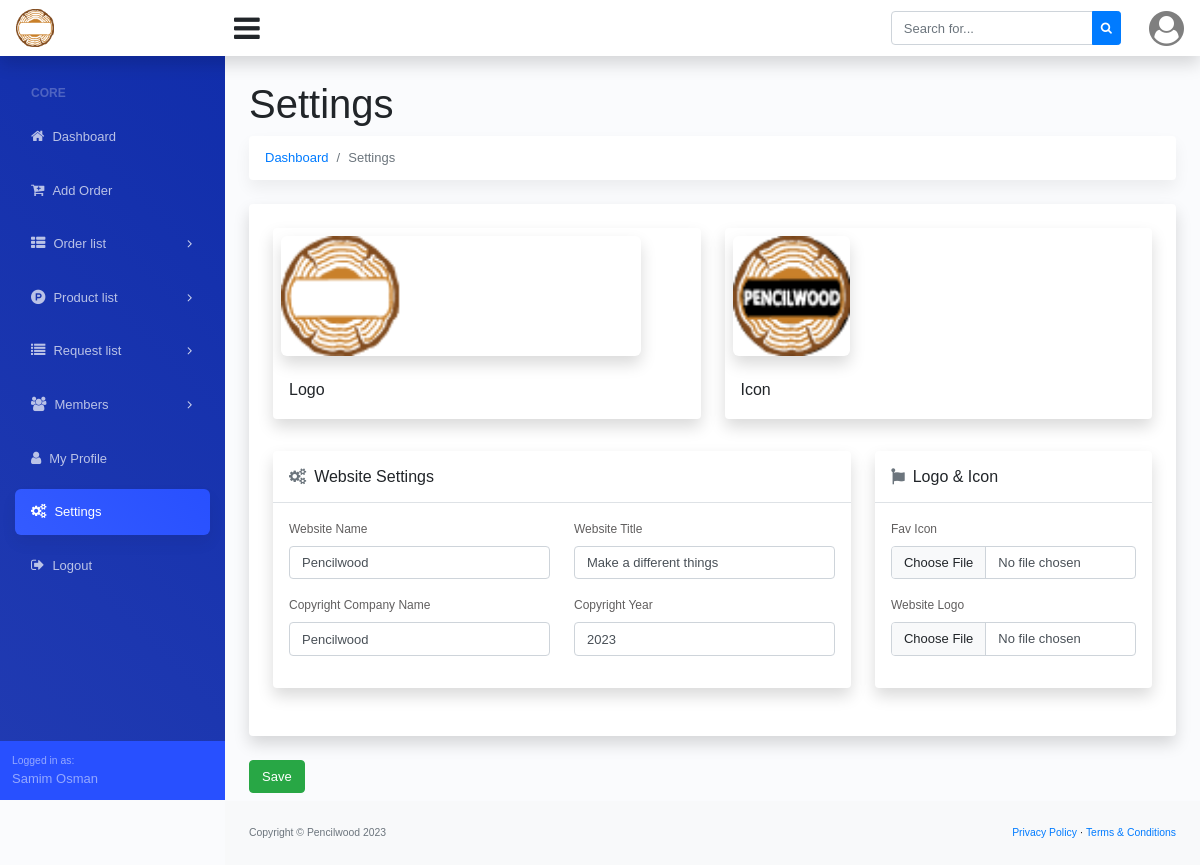
The app's page /settings/ (signed in), older data.
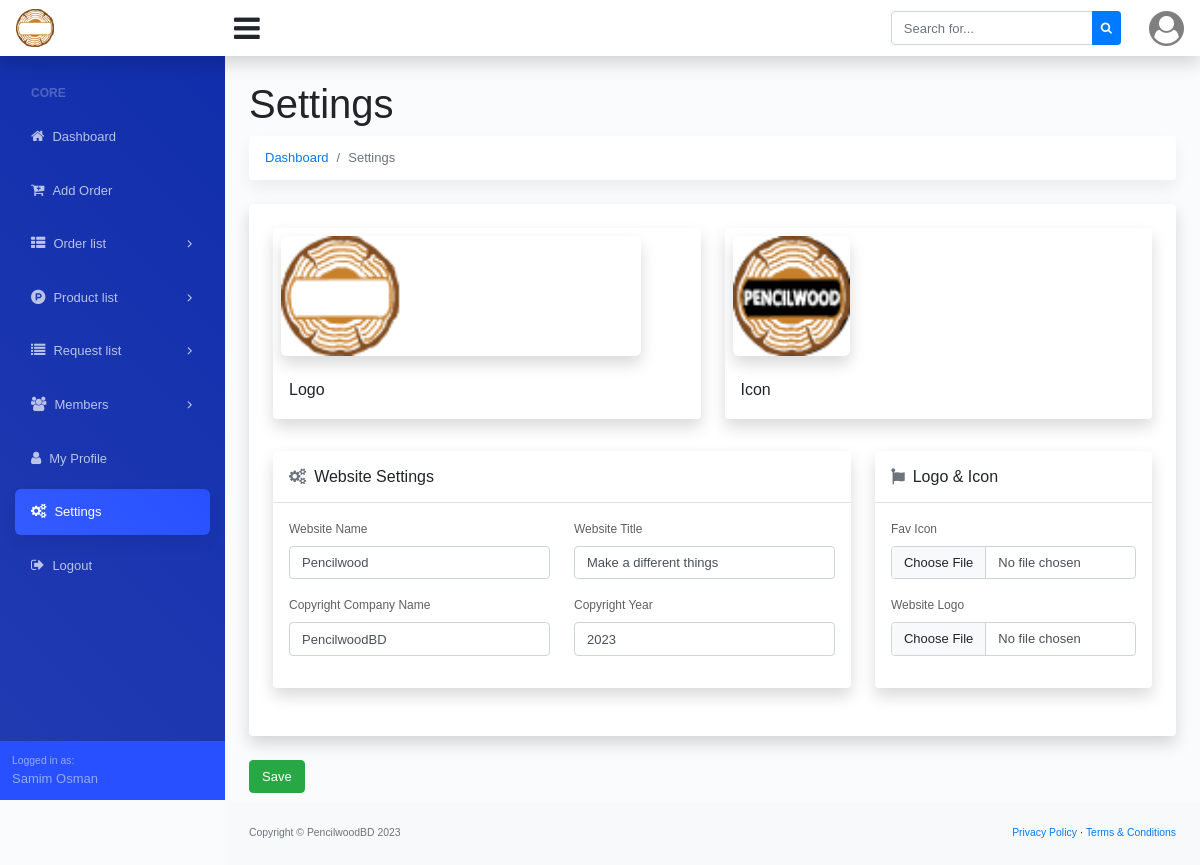
The same page, newer data.
### dashboard/models.py (models this page shows, shortened)
class Site_Settings(models.Model):
    fav_icon = models.ImageField(upload_to='logo/', blank=True, null=True)
    logo = models.ImageField(upload_to='logo/', blank=True, null=True)
    website_name = models.CharField(max_length=200, blank=True, null=True)
    website_title = models.CharField(max_length=1000, blank=True, null=True)
    copyright_company = models.CharField(max_length=200)
    copyright_year = models.CharField(max_length=4)

### account/models.py (models this page shows, shortened)
class Custom_User(AbstractUser):
    USER_TYPE = (
        ('Admin', 'Admin'),
        ('Staff', 'Staff'),
    )
    user_type = models.CharField(max_length=20, choices=USER_TYPE, blank=True, null=True)
    email = models.EmailField(("email address"), blank=True, unique=True)
    phone_number = models.CharField(max_length=14, blank=True, null=True)
    USERNAME_FIELD = "email"
    REQUIRED_FIELDS = ["username"]

### dashboard/views.py (the view)
# urls.py: path('settings/', settings, name='settings'),
@login_required
def settings(request):
    site_settings = Site_Settings.objects.all().first()
    if request.method == 'POST':
        form = WebsiteSettingsForm(request.POST, request.FILES, instance=site_settings)
        if form.is_valid():
            setting = form.save(commit=False)
            if 'logo' in request.FILES:
                if site_settings and site_settings.logo:
                    os.remove(site_settings.logo.path)
                setting.logo = request.FILES['logo']
            if 'fav_icon' in request.FILES:
                if site_settings and site_settings.fav_icon:
                    os.remove(site_settings.fav_icon.path)
                setting.fav_icon = request.FILES['fav_icon']
            setting.save()
            messages.success(request, 'Your profile was updated successfully!')
            return redirect(request.META['HTTP_REFERER'])
        else:
            messages.error(request, f'{form.errors}')
            return redirect(request.META['HTTP_REFERER'])
    else:
        form = WebsiteSettingsForm(instance=site_settings)
    return render(request, 'dashboard/settings.html', {'form': form})

### dashboard/context_processor.py (called while the page is built)
def website_settings(request):
    website_setting = Site_Settings.objects.all().first()
    return {'website_setting': website_setting}

### templates/dashboard/settings.html (shortened to what this page needs)
{% extends '../base.html' %}
{% block dashboard_body %}
<main>
   <div class="container-fluid">
      <h1 class="mt-4">Settings</h1>
      <ol class="breadcrumb mb-4">
         <li class="breadcrumb-item"><a href="{% url 'dashboard' %}">Dashboard</a></li>
         <li class="breadcrumb-item active">Settings</li>
      </ol>
      <form method="POST" enctype="multipart/form-data">
         <div class="row">
            <div class="col-xl-12">
               <div class="card mb-4 order-list">
                  <div class="gold-members p-4">
                     <div class="row">
                        <div class="col-md-6 col-sm-6 mb-4 pb-2">
                           <div class="list-card bg-white rounded overflow-hidden position-relative shadow-sm">
                              <div class="list-card-image p-2">
                                 <img src="{{website_setting.logo.url}}" class="img-fluid item-img" style="width: auto; height: 120px;">
                              </div>
                              <div class="p-3 position-relative">
                                 <div class="list-card-body">
                                    <h6 class="mb-1">
                                          Logo
                                    </h6>
                                 </div>
                              </div>
                           </div>
                        </div>
                        <div class="col-md-6 col-sm-6 mb-4 pb-2">
                           <div class="list-card bg-white rounded overflow-hidden position-relative shadow-sm">
                              <div class="list-card-image p-2">
                                 <img src="{{website_setting.fav_icon.url}}" class="img-fluid item-img" style="width: auto; height: 120px;">
                              </div>
                              <div class="p-3 position-relative">
                                 <div class="list-card-body">
                                    <h6 class="mb-1">
                                          Icon
                                    </h6>
                                 </div>
                              </div>
                           </div>
                        </div>
                        <div class="col-md-8 add_top_30">
                           <div class="card mb-4 order-list">
                              <div class="gold-members">
                                 <div class="box_general padding_bottom">
                                    <div class="header_box version_2 border-bottom p-3">
                                       <h6 class="m-0">
                                          <i class="fa fa-gears text-muted mr-2"></i>Website Settings
                                       </h6>
                                    </div>
                                    <div class="p-3">
                                       <div class="row">
                                          <div class="col-md-6">
                                             <div class="form-group">
                                                <label>Website Name</label>
                                                {{form.website_name}}
                                             </div>
                                          </div>
                                          <div class="col-md-6">
                                             <div class="form-group">
                                                <label>Website Title</label>
                                                {{form.website_title}}
                                             </div>
                                          </div>
                                       </div>
                                       <div class="row">
                                          <div class="col-md-6">
                                             <div class="form-group">
                                                <label>Copyright Company Name</label>
                                                {{form.copyright_company}}
                                             </div>
                                          </div>
                                          <div class="col-md-6">
                                             <div class="form-group">
                                                <label>Copyright Year</label>
                                                {{form.copyright_year}}
                                             </div>
                                          </div>
                                       </div>
                                    </div>
                                 </div>
                              </div>
                           </div>
                        </div>
                        <div class="col-md-4">
                           <div class="card mb-4 order-list">
                              <div class="gold-members">
                                 <div class="box_general padding_bottom">
                                    <div class="header_box version_2 border-bottom p-3">
                                       <h6 class="m-0">
                                          <i class="fa fa-font-awesome text-muted mr-2"></i>Logo & Icon
                                       </h6>
                                    </div>
                                    <div class="p-3">
                                       <div class="form-group">
                                          <label>Fav Icon</label>
                                          {{form.fav_icon}}
                                       </div>
                                       <div class="form-group">
                                          <label>Website Logo</label>
                                          {{form.logo}}
                                       </div>
                                    </div>
                                 </div>
                              </div>
                           </div>
                        </div>
                     </div>
                  </div>
               </div>
               <div class="save mb-2">
                  <button type="submit" class="btn btn-success">Save</button>
               </div>
            </div>
         </div>
      </form>
   </div>
</main>
{% endblock dashboard_body %}

### templates/base.html (shortened to what this page needs)
{% load static %}
<!DOCTYPE html>
<html lang="en">
<head>
  <link href="https://cdn.jsdelivr.net/npm/bootstrap@5.3.2/dist/css/bootstrap.min.css" rel="stylesheet"
>
  <link href="{% static 'assets/css/dataTables.bootstrap4.min.css' %}" rel="stylesheet">
  <link href="{% static 'assets/css/styles.css' %}" rel="stylesheet" />
  <link rel="stylesheet" href="https://cdnjs.cloudflare.com/ajax/libs/font-awesome/4.7.0/css/font-awesome.min.css">
</head>
<body class="sb-nav-fixed">
  {% include './navbar.html' %}
  <div id="layoutSidenav">
    <div id="layoutSidenav_nav">
      {% include './side_navbar.html' %}
    </div>
    <div id="layoutSidenav_content">
      {% block dashboard_body %}
      {% endblock dashboard_body %}
      <footer class="py-4 bg-light mt-auto">
        <div class="container-fluid">
          <div class="d-flex align-items-center justify-content-between small">
            <div class="text-muted">Copyright &copy; {{website_setting.copyright_company}} {{website_setting.copyright_year}}</div>
            <div>
              <a href="">Privacy Policy</a>
              &middot;
              <a href="">Terms &amp; Conditions</a>
            </div>
          </div>
        </div>
      </footer>
    </div>
  </div>
</body>
</html>

### templates/navbar.html (shortened to what this page needs)
{% load static %}
<nav class="sb-topnav navbar navbar-expand navbar-light bg-white shadow-sm">
    <a class="navbar-brand" href="{% url 'dashboard' %}">
        <img alt="logo" src="{{website_setting.logo.url}}" width="60%">
    </a>
    <button class="btn btn-link btn-sm order-1 order-lg-0" id="sidebarToggle" href="#"
        style="font-size: 30px !important;"><i class="fa fa-bars"></i></button>
    <form class="d-none d-md-inline-block form-inline ml-auto mr-0 mr-md-3 my-2 my-md-0">
        <div class="input-group">
            <input class="form-control" type="text" placeholder="Search for..." aria-label="Search"
                aria-describedby="basic-addon2" />
            <div class="input-group-append">
                <button class="btn btn-primary btn-sm" type="button"><i class="fa fa-search"></i></button>
            </div>
        </div>
    </form>
    <ul class="navbar-nav ml-auto ml-md-0">
        <li class="nav-item dropdown no-arrow ml-1 osahan-profile-dropdown">
            <a class="nav-link dropdown-toggle pr-0" href="#" role="button" data-toggle="dropdown" aria-haspopup="true"
                aria-expanded="false">
                <i class="fa fa-user-circle" style="font-size: 35px;"></i>
            </a>
        </li>
    </ul>
</nav>

### templates/side_navbar.html (shortened to what this page needs)
{% url 'dashboard' as admin_dashboard_url %}
<nav class="sb-sidenav accordion sb-sidenav-dark" id="sidenavAccordion">
    <div class="sb-sidenav-menu">
        <div class="nav">
            <div class="sb-sidenav-menu-heading">Core</div>
            <a class="nav-link Active" href="{{admin_dashboard_url}}">
                <div class="sb-nav-link-icon"><i class="fa fa-home"></i></div>
                Dashboard
            </a>
            <a class="nav-link Active" href="{% url 'add_new_order' %}">
                <div class="sb-nav-link-icon"><i class="fa fa-cart-plus"></i></div>
                Add Order
            </a>
            <a class="nav-link collapsed" href="#" data-toggle="collapse" data-target="#collapseOrder"
                aria-expanded="false" aria-controls="collapseOrder">
                <div class="sb-nav-link-icon"><i class="fa fa-th-list"></i></div>
                Order list
                <div class="sb-sidenav-collapse-arrow"><i class="fa fa-angle-down"></i></div>
            </a>
            <a class="nav-link collapsed" href="#" data-toggle="collapse" data-target="#collapseProduct"
                aria-expanded="false" aria-controls="collapseProduct">
                <div class="sb-nav-link-icon"><i class="fa fa-product-hunt"></i></div>
                Product list
                <div class="sb-sidenav-collapse-arrow"><i class="fa fa-angle-down"></i></div>
            </a>
            <a class="nav-link collapsed" href="#" data-toggle="collapse" data-target="#collapseRequest"
                aria-expanded="false" aria-controls="collapseRequest">
                <div class="sb-nav-link-icon"><i class="fa fa-list"></i></div>
                Request list
                <div class="sb-sidenav-collapse-arrow"><i class="fa fa-angle-down"></i></div>
            </a>
            <a class="nav-link collapsed" href="#" data-toggle="collapse" data-target="#collapseMembers"
                aria-expanded="false" aria-controls="collapseMembers">
                <div class="sb-nav-link-icon"><i class="fa fa-users"></i></div>
                Members
                <div class="sb-sidenav-collapse-arrow"><i class="fa fa-angle-down"></i></div>
            </a>
            <a class="nav-link Active" href="{% url 'my_profile' %}">
                <div class="sb-nav-link-icon"><i class="fa fa-user"></i></div>
                My Profile
            </a>
            <a class="nav-link Active" href="{% url 'settings' %}">
                <div class="sb-nav-link-icon"><i class="fa fa-gears"></i></div>
                Settings
            </a>
            <a class="nav-link" href="{% url 'logout' %}">
                <div class="sb-nav-link-icon"><i class="fa fa-sign-out"></i></div>
                Logout
            </a>
        </div>
    </div>
    <div class="sb-sidenav-footer">
        <div class="small">Logged in as:</div>
        {{request.user.first_name}} {{request.user.last_name}}
    </div>
</nav>

Row changes from the older to the newer data that the page shows:
changed Site_Settings "Pencilwood": copyright_company "Pencilwood" → "PencilwoodBD"
